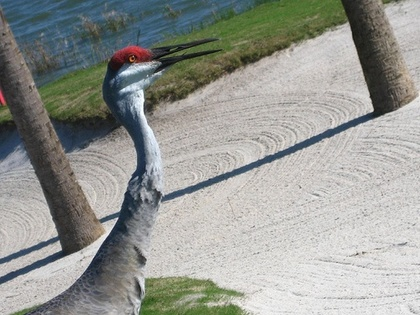
%> input picture Data Set 1/2007_000068.jpg, 420 x 315 px, shrunk from 500 x 375 before the run
$ octave --eval "result = getSizeMatrix(imread('../Data Set 1/2007_000068.jpg'));"   (GNU Octave 9; MATLAB toolbox functions it lacks are replaced by stand-ins)
%> lines starting %> are read from the running program, lines starting %| are printed output that depends on the picture; in (x1, y1, x2, y2) boxes, pixels count from 0 and x2, y2 are one past the last pixel; in counts of white or black regions, pixels touching at a corner belong together; the program's own positions count from 1
% This code is written by Kelsey

function BW = getSizeMatrix(img)
% getSizeMatrix takes as input an image.
% Ouput BW, a priority mask that prioritizes connected components with
% larger areas.

% Convertthe JPEG image to a BLACK-WHITE image.
level = graythresh(img);
%> level = 0.545
BW = im2bw(img, level);
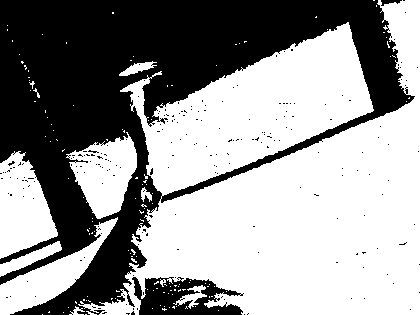
%> BW: size 315x420 logical; 59% white; 220 black regions (217 under 20 px), largest, box (x1, y1, x2, y2) and area: (0, 0, 415, 315) 51034, (132, 277, 244, 315) 2630, (381, 0, 402, 6) 69
[r, c] = size(BW);
%> r = 315; c = 420
[L, x] = bwlabel(BW); %% returns a label and total number of labels;
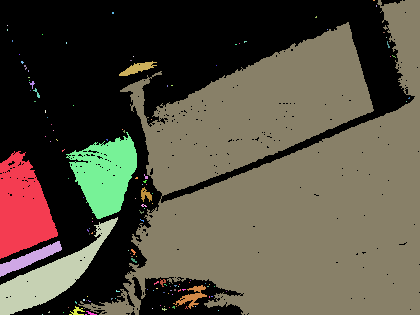
%> L: size 315x420 double; 137 distinct labels, from 0 to 136; one colour per label, 0 black
%> x = 136
areas = zeros(x, 1);

% Loop through every area labelled (including background) and assign to
% matrix
for i = 0: x
   areas(i + 1) = bwarea(L == i);
end
%> this loop made 137 passes
%> after the loop, areas = 137 values, max 65503.9 at index 37, min 1 at index 5, mean 970.4

% Check if background area is greater than object area and there is a
% single object found. If true, take the image complement.
if areas(1) <= areas(2) &&  x < 2
   BW = imcomplement(BW);
   %Relabel the img
   [L, x] = bwlabel(BW);
end
areas = zeros(x, 1);
%Reassign areas function, not including background area
for i = 0: x
  areas(i + 1) = bwarea(L == i);
end
BW = double (BW);
% Loop through entire image. At each element, reassign the element to the
% area of the component it is a part of.
for a = 1: r
    for b = 1: c
       BW(a, b) = areas(BW(a,b) + 1);
    end
end

end

$ run again, on Data Set 1/2007_000491.jpg
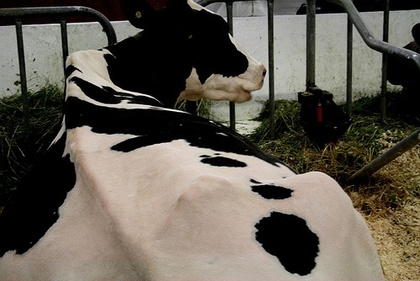
%> input picture Data Set 1/2007_000491.jpg, 420 x 281 px, shrunk from 500 x 334 before the run
%> level = 0.333
%> in getSizeMatrix, `BW = im2bw(img, level);`:
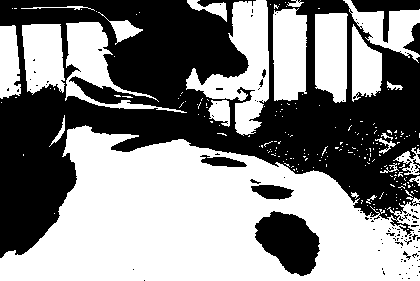
%> BW: size 281x420 logical; 53.5% white; 111 black regions (101 under 20 px), largest, box (x1, y1, x2, y2) and area: (0, 0, 420, 258) 49772, (255, 211, 320, 276) 2775, (351, 0, 420, 43) 890
%> in getSizeMatrix, `[L, x] = bwlabel(BW);`:
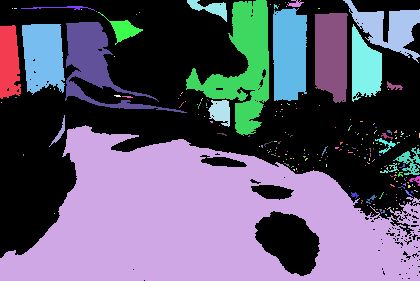
%> L: size 281x420 double; 219 distinct labels, from 0 to 218; one colour per label, 0 black
%> x = 218
%> after the loop in getSizeMatrix, `for i = 0: x`: areas = 219 values, max 55303.6 at index 1, min 1 at index 4, mean 542.1
